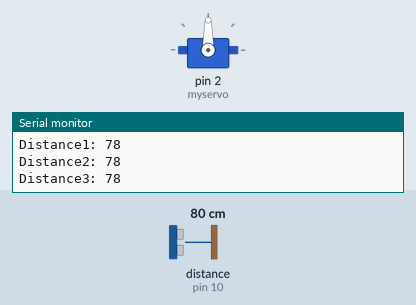
The sketch below on a simulated Arduino Uno, built with avr-gcc and run on an emulated ATmega328P. Shown: servo, the last lines printed to the serial monitor. Wiring (inferred from the names in the program): ultrasonic range finder: trigger pin 9; echo pin 10. The inputs (shaded band) are chosen by the test bench; at power-on: distance to the obstacle (sensor on pin 10) 80 cm. The echo pulse lasts 58.3 µs per cm.

Above: at 1.2 s.
1.3 s: distance to the obstacle (sensor on pin 10) set to 18 cm
4.3 s: distance to the obstacle (sensor on pin 10) set to 4 cm
At 4.51 s:
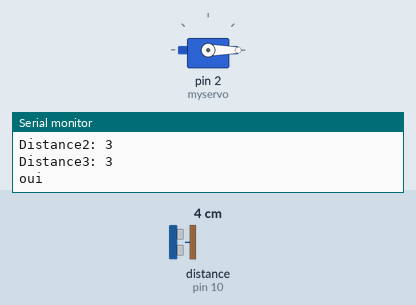
6.0 s: distance to the obstacle (sensor on pin 10) set to 2 cm
At 6.34 s:
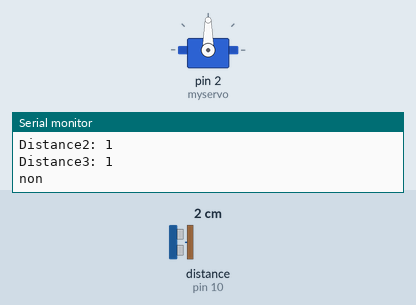
9.0 s: distance to the obstacle (sensor on pin 10) set to 9 cm
At 9.7 s:
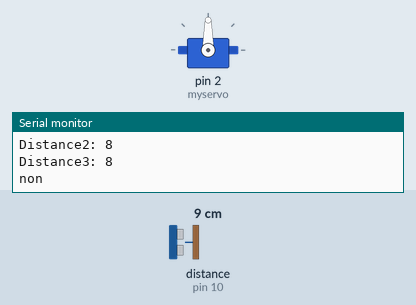
Timing chart, 0 to 11.5 s (numbered marks = the images above; inputs shaded):
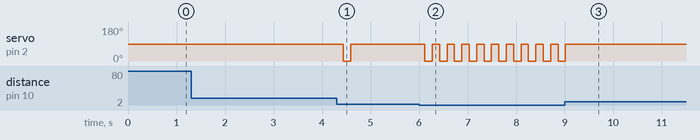

Measured:
- the behaviour switches between 3 and 2 cm on distance to the obstacle (sensor on pin 10) (found by bisection; images 1 and 2)
- after the input at 4.3 s, servo on pin 2 (myservo): 90° → 0° after 0.14 s, → 90° 0.15 s later
- after the input at 6.0 s, servo on pin 2 (myservo): alternates 90° for 0.15 s and 0° for 0.15 s, starting after 0.12 s
- after the input at 9.0 s, servo on pin 2 (myservo): goes on until 9.0 s, then stays 90°

The sketch:

horizons_motors_.ino
```cpp
#include <Servo.h>


const int trigPin = 9;
const int echoPin = 10;
// defines variables
long duration;
int distance;

Servo myservo;

int distance1,distance2,distance3,distance4;


int ledPin = 6;

void setup() {
  // put your setup code here, to run once:
myservo.attach(2);
pinMode(trigPin, OUTPUT); // Sets the trigPin as an Output
pinMode(echoPin, INPUT); // Sets the echoPin as an Input
Serial.begin(9600); // Starts the serial communication
}

void loop() {

distance1 = calculatingdistance();
delay(50);
distance2 = calculatingdistance();
delay(50);
distance3 = calculatingdistance();
delay(50);


 Serial.print("Distance1: ");
Serial.println(distance1);

 Serial.print("Distance2: ");
Serial.println(distance2);

 Serial.print("Distance3: ");
Serial.println(distance3);


   if(distance1>=distance2 && distance2>=distance3 && distance1>distance3 ){
    digitalWrite(ledPin, HIGH);
    myservo.write(0);
    Serial.print("oui\n\n");
   }

    else
    {
      digitalWrite(ledPin, LOW);
      myservo.write(90);
       Serial.print("non\n\n");
    }

}


int calculatingdistance(){
    digitalWrite(trigPin, LOW);
delayMicroseconds(2);
// Sets the trigPin on HIGH state for 10 micro seconds
digitalWrite(trigPin, HIGH);
delayMicroseconds(10);
digitalWrite(trigPin, LOW);
// Reads the echoPin, returns the sound wave travel time in microseconds
duration = pulseIn(echoPin, HIGH);
// Calculating the distance
distance= duration*0.034/2;

  return distance;


}
```
